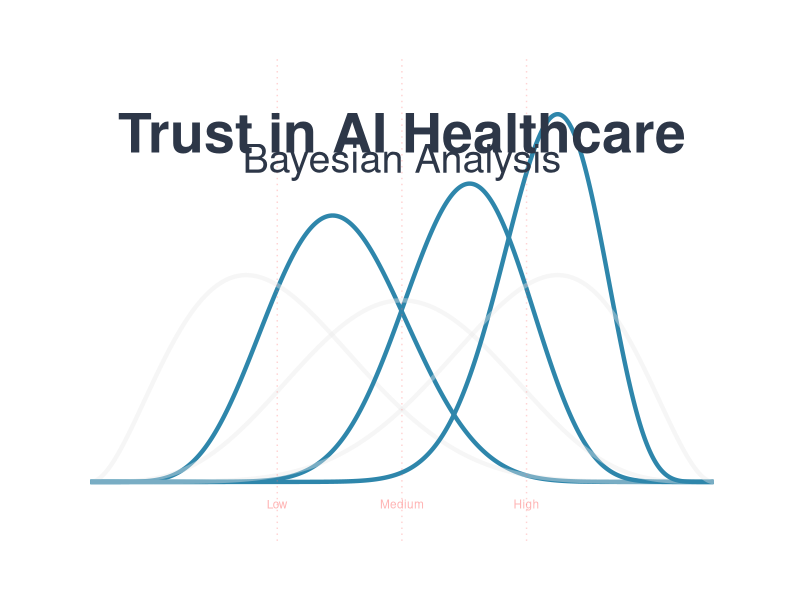
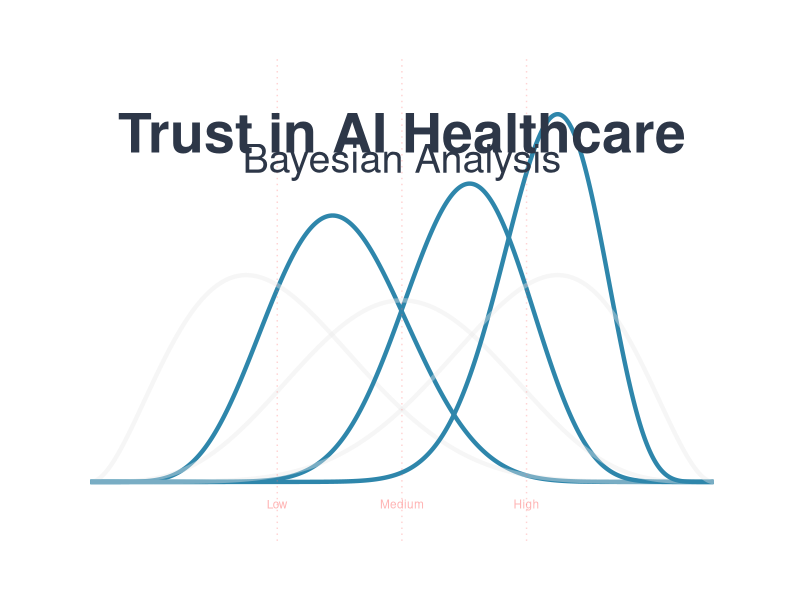
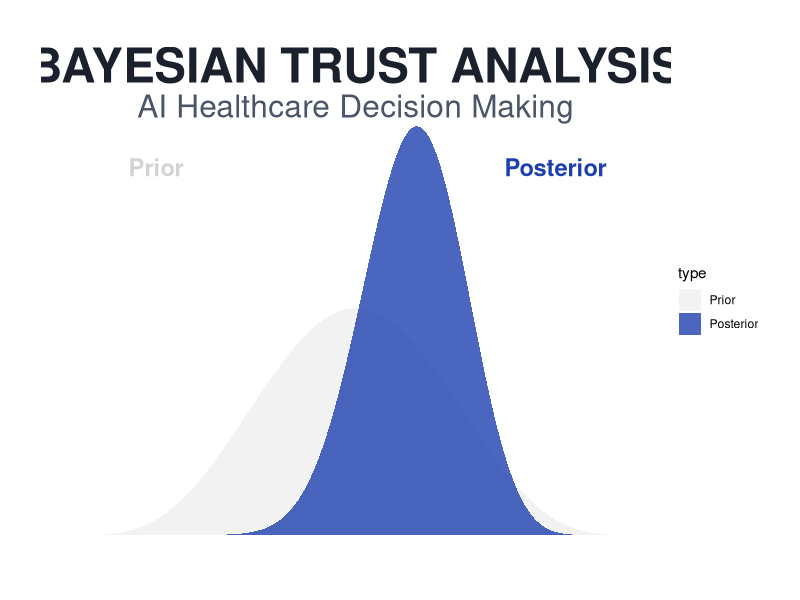
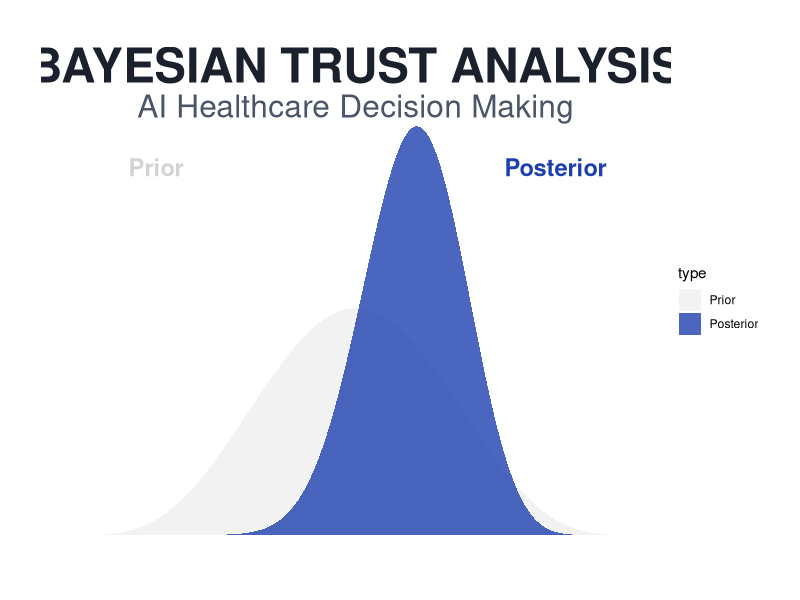

The R script that drew these images, in order:
# Minimalist Project Cover
# Clean, simple design with Bayesian curves

library(ggplot2)
library(grid)
library(gridExtra)

# Create minimalist cover
create_minimal_cover <- function() {
  
  # Define minimal color palette
  prior_color <- "#E8E8E8"  # Light gray
  posterior_color <- "#2E86AB"  # Deep blue
  accent_color <- "#FF6B6B"  # Soft red for trust indicator
  text_color <- "#2D3748"  # Dark gray
  
  # Generate Bayesian curves data
  theta <- seq(0, 1, length.out = 500)
  
  # Create multiple prior/posterior pairs for visual effect
  curves_data <- data.frame()
  
  # Add three different scenarios (representing different levels of trust)
  # Low trust scenario
  curves_data <- rbind(curves_data,
    data.frame(
      theta = theta,
      density = dbeta(theta, 3, 7),  # Prior - skeptical
      type = "Prior",
      scenario = 1
    ),
    data.frame(
      theta = theta,
      density = dbeta(theta, 8, 12),  # Posterior - still low trust
      type = "Posterior",
      scenario = 1
    )
  )
  
  # Medium trust scenario
  curves_data <- rbind(curves_data,
    data.frame(
      theta = theta,
      density = dbeta(theta, 5, 5),  # Prior - neutral
      type = "Prior",
      scenario = 2
    ),
    data.frame(
      theta = theta,
      density = dbeta(theta, 15, 10),  # Posterior - moderate trust
      type = "Posterior",
      scenario = 2
    )
  )
  
  # High trust scenario
  curves_data <- rbind(curves_data,
    data.frame(
      theta = theta,
      density = dbeta(theta, 7, 3),  # Prior - optimistic
      type = "Prior",
      scenario = 3
    ),
    data.frame(
      theta = theta,
      density = dbeta(theta, 22, 8),  # Posterior - high trust
      type = "Posterior",
      scenario = 3
    )
  )
  
  # Main visualization plot
  main_plot <- ggplot(curves_data, aes(x = theta, y = density, 
                                       color = type, 
                                       alpha = type,
                                       group = interaction(type, scenario))) +
    geom_line(size = 1.5) +
    scale_color_manual(values = c("Prior" = prior_color, 
                                  "Posterior" = posterior_color)) +
    scale_alpha_manual(values = c("Prior" = 0.4, 
                                  "Posterior" = 1)) +
    
    # Add subtle vertical lines for trust levels
    geom_vline(xintercept = 0.3, linetype = "dotted", color = accent_color, alpha = 0.3) +
    geom_vline(xintercept = 0.5, linetype = "dotted", color = accent_color, alpha = 0.3) +
    geom_vline(xintercept = 0.7, linetype = "dotted", color = accent_color, alpha = 0.3) +
    
    # Minimal labels
    annotate("text", x = 0.5, y = max(curves_data$density) * 0.95, 
             label = "Trust in AI Healthcare", 
             size = 14, color = text_color, fontface = "bold", hjust = 0.5) +
    
    annotate("text", x = 0.5, y = max(curves_data$density) * 0.88, 
             label = "Bayesian Analysis", 
             size = 10, color = text_color, hjust = 0.5) +
    
    # Subtle trust level indicators
    annotate("text", x = 0.3, y = -0.3, label = "Low", 
             size = 3, color = accent_color, alpha = 0.5) +
    annotate("text", x = 0.5, y = -0.3, label = "Medium", 
             size = 3, color = accent_color, alpha = 0.5) +
    annotate("text", x = 0.7, y = -0.3, label = "High", 
             size = 3, color = accent_color, alpha = 0.5) +
    
    # Clean theme
    theme_minimal() +
    theme(
      panel.grid = element_blank(),
      axis.title = element_blank(),
      axis.text = element_blank(),
      axis.ticks = element_blank(),
      legend.position = "none",
      plot.background = element_rect(fill = "white", color = NA),
      panel.background = element_rect(fill = "white", color = NA),
      plot.margin = margin(40, 40, 40, 40)
    ) +
    xlim(0, 1) +
    ylim(-0.5, max(curves_data$density) * 1.1)
  
  return(main_plot)
}

# Generate alternative ultra-minimal version
create_ultra_minimal <- function() {
  
  # Define colors
  prior_color <- "#D3D3D3"  # Light gray
  posterior_color <- "#1E40AF"  # Deep blue
  
  # Generate single clean curve pair
  theta <- seq(0, 1, length.out = 500)
  
  curves_data <- data.frame(
    theta = rep(theta, 2),
    density = c(dbeta(theta, 5, 5),  # Prior - uniform-ish
                dbeta(theta, 18, 12)),  # Posterior - shifted right
    type = factor(rep(c("Prior", "Posterior"), each = length(theta)),
                  levels = c("Prior", "Posterior"))
  )
  
  # Create plot
  minimal_plot <- ggplot(curves_data, aes(x = theta, y = density, 
                                          fill = type, 
                                          alpha = type)) +
    geom_area(position = "identity") +
    scale_fill_manual(values = c("Prior" = prior_color, 
                                 "Posterior" = posterior_color)) +
    scale_alpha_manual(values = c("Prior" = 0.3, 
                                  "Posterior" = 0.8)) +
    
    # Single title
    annotate("text", x = 0.5, y = max(curves_data$density) * 1.15, 
             label = "BAYESIAN TRUST ANALYSIS", 
             size = 12, color = "#1A202C", fontface = "bold", hjust = 0.5) +
    
    annotate("text", x = 0.5, y = max(curves_data$density) * 1.05, 
             label = "AI Healthcare Decision Making", 
             size = 8, color = "#4A5568", hjust = 0.5) +
    
    # Minimal legend
    annotate("text", x = 0.15, y = max(curves_data$density) * 0.9, 
             label = "Prior", 
             size = 6, color = prior_color, fontface = "bold") +
    annotate("text", x = 0.85, y = max(curves_data$density) * 0.9, 
             label = "Posterior", 
             size = 6, color = posterior_color, fontface = "bold") +
    
    # Ultra clean theme
    theme_void() +
    theme(
      plot.background = element_rect(fill = "white", color = NA),
      plot.margin = margin(30, 30, 30, 30)
    )
  
  return(minimal_plot)
}

# Generate both versions
print("Creating minimalist covers...")

# Version 1: Multiple curves
cover_v1 <- create_minimal_cover()
ggsave("project_cover_minimal.pdf", plot = cover_v1, 
       width = 11, height = 8.5, dpi = 300, device = "pdf")
ggsave("project_cover_minimal.png", plot = cover_v1, 
       width = 11, height = 8.5, dpi = 300, device = "png", bg = "white")

# Version 2: Ultra minimal
cover_v2 <- create_ultra_minimal()
ggsave("project_cover_ultra_minimal.pdf", plot = cover_v2, 
       width = 11, height = 8.5, dpi = 300, device = "pdf")
ggsave("project_cover_ultra_minimal.png", plot = cover_v2, 
       width = 11, height = 8.5, dpi = 300, device = "png", bg = "white")

print("✅ Created two minimalist versions:")
print("  1. project_cover_minimal.pdf/png - Multiple trust scenarios")
print("  2. project_cover_ultra_minimal.pdf/png - Single curve pair")
print("📁 Clean, professional covers ready for portfolio!")